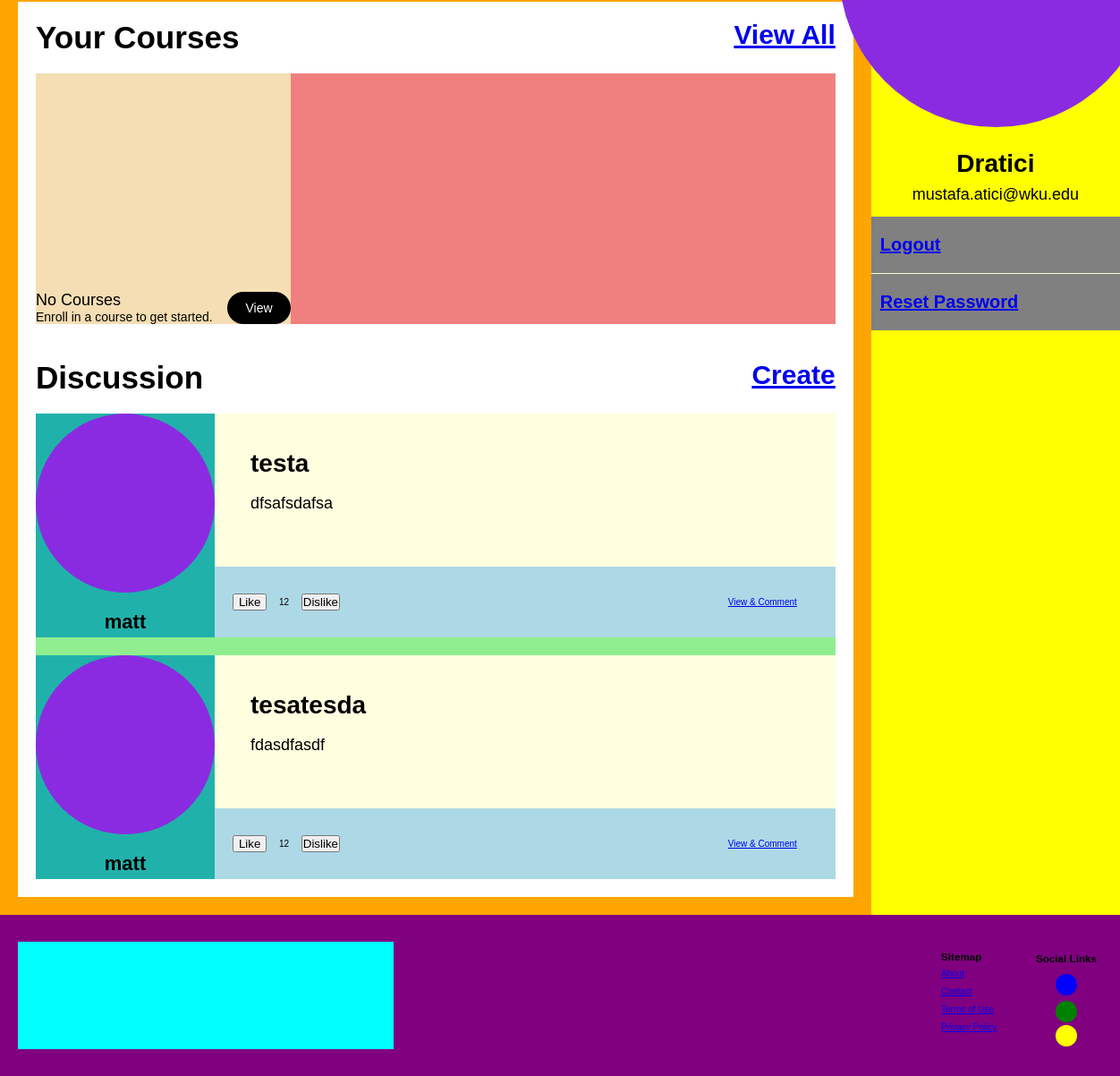
The page / (signed in, lower part) on the database as committed earlier.
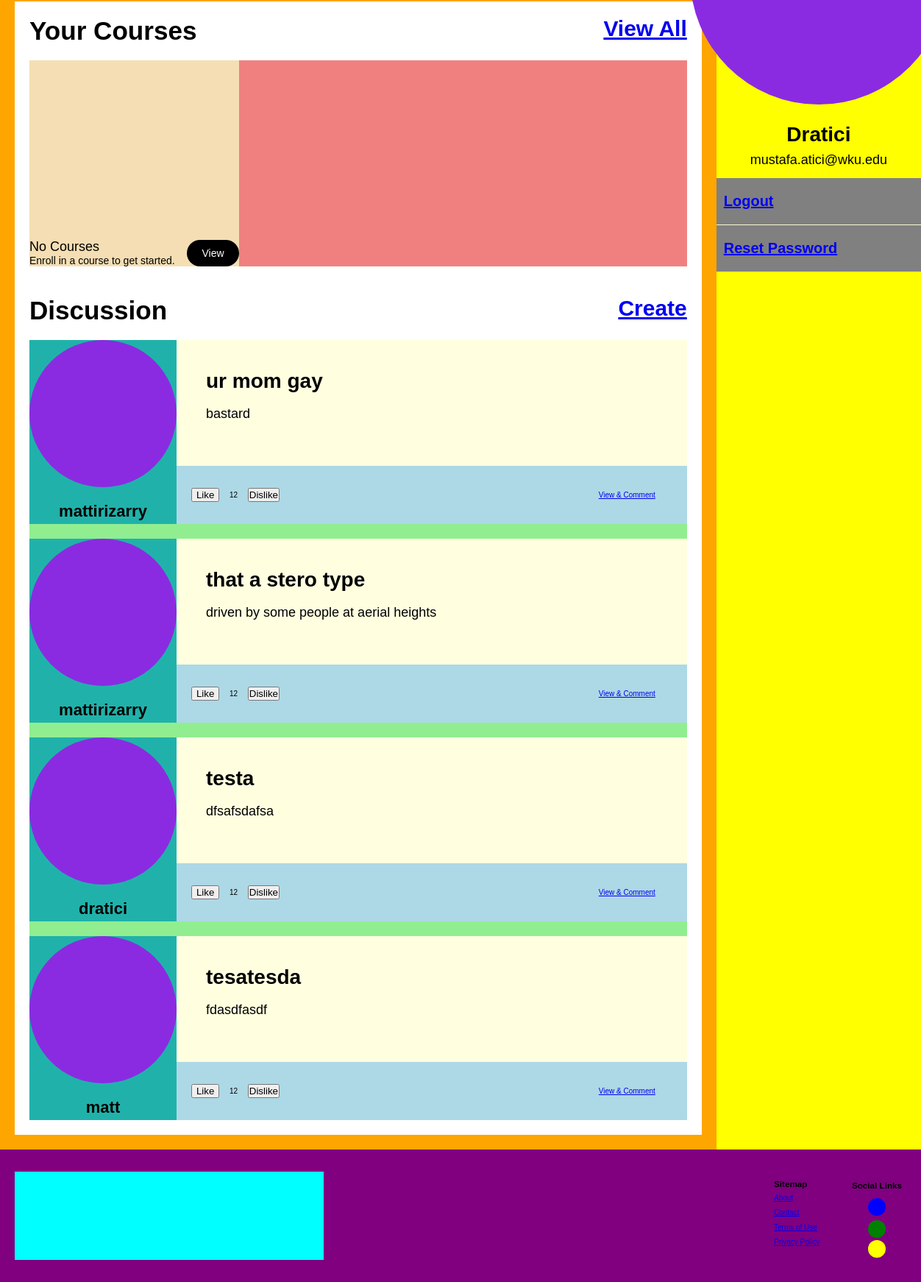
The same page on the database as committed later.
### dashboard/models.py (models this page shows)
class DiscussionPost(models.Model):
    title = models.CharField(max_length=100)
    description = models.TextField()
    created_date = models.DateTimeField(auto_now_add=True)
    updated_date = models.DateTimeField(auto_now=True)
    user = models.ForeignKey(Profile, on_delete=models.CASCADE)
    comments = models.ManyToManyField('DiscussionComment', related_name='posts', blank=True)

class Profile(AbstractUser):
    pass

### dashboard/views.py (the view)
# urls.py: path("", views.index, name="index"),
def index(request):
    if not request.user.is_authenticated:
        return redirect("login")
    enrolled_courses = Course.objects.filter(students=request.user).order_by("-created_date")[:3]
    discussions = DiscussionPost.objects.all().order_by("-created_date")
    return render(request, "index.html", {"enrolled_courses": enrolled_courses, "discussions": discussions })

### templates/index.html (shortened to what this page needs)
{% extends 'base.html' %} {% block content %}
<main class="main-body">
  <section class="asm-two-column">
    <section class="main-column">
      <section class="container">
        <section class="container-header">
          <h3>Your Courses</h3>
          <a href="{% url 'view_courses' %}">View All</a>
        </section>
        <section class="container-body">
          <section class="courses">
            {% if enrolled_courses %} {% for course in enrolled_courses %}
            <section class="course">
              <section class="course-image"></section>
              <section class="course-meta">
                <section class="course-details">
                  <h4>{{ course.name }}</h4>
                  <p>{{ course.instructor }}</p>
                </section>
                <a href="{% url 'view_course' course.id %}">View</a>
              </section>
            </section>
            {% endfor %} {% else %}
            <section class="course">
              <section class="course-image"></section>
              <section class="course-meta">
                <section class="course-details">
                  <h4>No Courses</h4>
                  <p>Enroll in a course to get started.</p>
                </section>
                <a href="#">View</a>
              </section>
            </section>
            {% endif %}
          </section>
        </section>
      </section>
      <section class="container">
        <section class="container-header">
          <h3>Discussion</h3>
          <a href="{% url 'create_discussion_post' %}">Create</a>
        </section>
        <section class="container-body">
          <section class="discussions">
            {% for discussion in discussions %}
            <section class="discussion">
              <section class="author-details">
                <section class="author-image"></section>
                <h4>{{discussion.user}}</h4>
              </section>
              <section class="discussion-body">
                <h4>{{discussion.title}}</h4>
                <p>{{discussion.description}}</p>
              </section>
              <section class="discussion-buttons">
                <section class="ratio">
                    <button>Like</button>
                    <p>12</p>
                    <button>Dislike</button>
                </section>
                <a href="{% url 'view_discussion' discussion.id %}">View & Comment</a>
              </section>
            </section>
            {% endfor %}
          </section>
        </section>
      </section>
    </section>
    <aside class="secondary-column">
      <section class="user-image"></section>
      <section class="user-profile">
        <section class="user-details">
          <h3>{{ user.username }}</h3>
          <p>{{ user.email }}</p>
        </section>
      </section>
      <nav class="secondary-nav">
        <ul>
          <li><a href="{% url 'logout' %}">Logout</a></li>
          <li><a href="{% url 'password_reset' %}">Reset Password</a></li>
        </ul>
      </nav>
    </aside>
  </section>
</main>
{% endblock content %}

Rows that differ between the two databases and show on the page:
added DiscussionPost: user "mattirizarry", title "ur mom gay", description "bastard"
added DiscussionPost: user "mattirizarry", title "that a stero type", description "driven by some people at aerial heights"
changed DiscussionPost "testa": user "matt" → "dratici"
